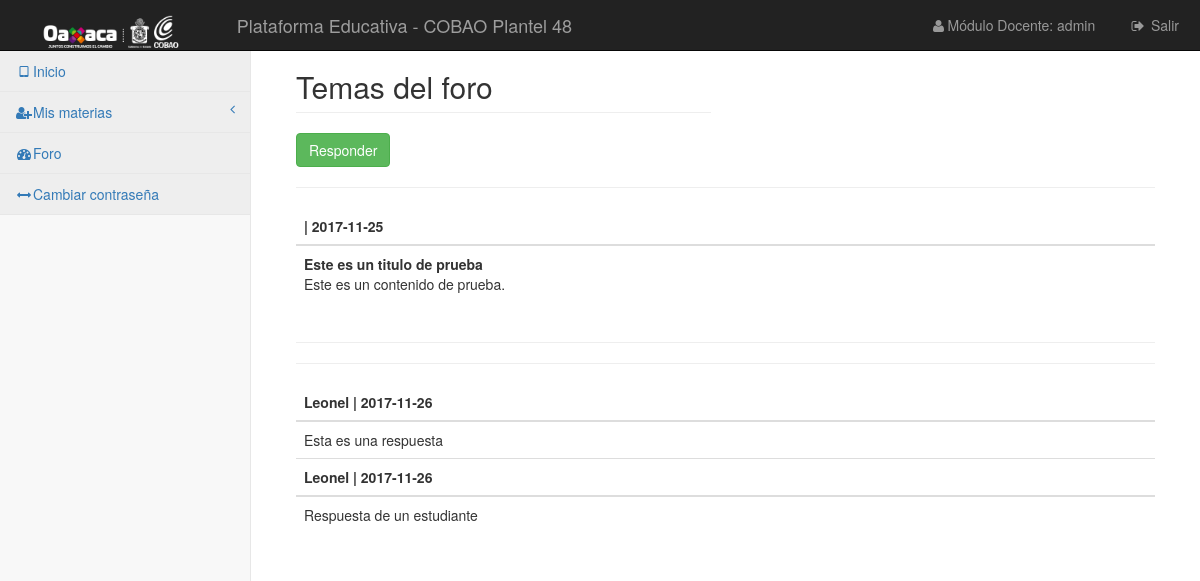
/vistas/foro/comentarios.php?id=1 (signed in), run on the app's committed database.
### tables this page shows
CREATE TABLE `foro_temas` (
  `id_tema` int(11) NOT NULL,
  `id_foro` int(11) NOT NULL,
  `titulo` varchar(250) NOT NULL,
  `contenido` text NOT NULL,
  `fecha` date NOT NULL,
  `id_usuario` int(5) NOT NULL,
  `activo` int(1) NOT NULL,
  `hits` int(11) NOT NULL
);

CREATE TABLE `comentario_foro` (
  `id_comentario` int(11) NOT NULL,
  `id_tema` int(11) NOT NULL,
  `id_usuario` int(11) NOT NULL,
  `comentario` text NOT NULL,
  `fecha` date NOT NULL,
  `activo` int(1) NOT NULL
);

CREATE TABLE `docentes` (
  `id` int(10) UNSIGNED NOT NULL,
  `nombre` varchar(255) DEFAULT NULL,
  `apaterno` varchar(255) DEFAULT NULL,
  `amaterno` varchar(255) DEFAULT NULL,
  `direccion` text,
  `telefono` varchar(255) DEFAULT NULL,
  `rfc` varchar(255) DEFAULT NULL,
  `area` varchar(255) DEFAULT NULL,
  `curp` varchar(18) NOT NULL,
  `email` varchar(30) NOT NULL
);

### librerias/Simple_sessions.php (called while the page is built, shortened)
<?php
class Simple_sessions{
private $my_sess;
public function  __construct($sess_name = 'simple_sessions'){
$this->my_sess = &$_SESSION;
}
public function check_sess($name){
return isset($this->my_sess[$name]);
}
}
?>

### vistas/foro/comentarios.php (the view, shortened to what this page needs)
<?php
require_once '../../librerias/Simple_sessions.php';
$obj_ses = new Simple_sessions();
if ($obj_ses->check_sess('userid')) {
    require_once '../../plantillas/header.php';
    include "../../control/conexion.php";
    $id = $_GET['id'];
    ?>
    <div id="page-wrapper">
        <div class="container-fluid">
            <div class="row">
                <div class="col-lg-6">
                    <h2 class="page-header">Temas del foro</h2>
                </div>
            </div>
            <div class="row">
                <div class="col-lg-6">
                    <a href="respuesta.php?id=<?php echo $id ?>" class="btn btn-success">Responder</a>
                </div>
            </div>
            <div class="row">
                <div class="col-lg-12">
                    <div class="table-responsive">
                        <table class="table">
                            <?php
                            $consulta = "SELECT * FROM `foro_temas` WHERE `id_foro` = '$id'";
                            $ejecutar = $conexion->query($consulta);
                            while ($datos = $ejecutar->fetch_assoc()) {
                                $idu = $datos['id_usuario'];
                                $consulta2 = "SELECT `nombre` FROM `docentes` WHERE `id` = '$idu'";
                                $ejecutar2 = $conexion->query($consulta2);
                                $datos2 = $ejecutar2->fetch_assoc();
                             echo "<thead>
                            <tr>
                                <th>".$datos2['nombre']." | ".$datos['fecha'] . "</th>
                            </tr>
                            </thead>";
                                echo "<tr>";
                                echo "<td><b>". $datos['titulo'] ."</b><br>". $datos['contenido']." </td>";
                                echo "</tr>";
                                echo "<hr>";
                            }
                            ?>
                        </table>
                    </div>
                    <div class="table-responsive">
                        <table class="table">
                            <?php
                            $consulta3 = "SELECT * FROM `comentario_foro` WHERE `id_tema` = '$id'";
                            $ejecutar3 = $conexion->query($consulta3);
                            while ($regs2 = $ejecutar3->fetch_assoc()) {
                                $iduser = $regs2['id_usuario'];
                                $consulta4 = "SELECT `idper` FROM `usuario` WHERE `id` = '$iduser'";
                                $ejecutar4 = $conexion->query($consulta4);
                                $datos4 = $ejecutar4->fetch_assoc();
                                $idp  = $datos4['idper'];
                                $consulta5 = "SELECT `nombre` FROM `docentes` WHERE `id` = '$idp'";
                                $ejecutar5 = $conexion->query($consulta5);
                                $datos5 = $ejecutar5->fetch_assoc();
                                echo "<thead>
                                        <tr>
                                            <th>".$datos5['nombre']." | ".$regs2['fecha'] . "</th>
                                        </tr>
                                     </thead>";
                                echo "<tr>";
                                echo "<td>".  $regs2['comentario']." </td>";
                                echo "</tr>";
                                echo "<hr>";
                            }
                            ?>
                        </table>
                    </div>
                </div>
            </div>
        </div>
    </div>
    <?php require_once '../../plantillas/footer.php';
}
else{
    header("Location: ../../index.php");
}
?>

### css/startmin.css (style rules this page uses)
body { background-color: #f8f8f8; }
#page-wrapper { padding: 30px 15px 0 15px; min-height: 568px; background-color: #fff; }
@media (min-width:768px) { #page-wrapper { position: inherit; margin-left: 250px; padding: 30px 30px 0 30px; border-left: 1px solid #e7e7e7; } }

### data on the page
foro_temas: fecha "2017-11-25", titulo "Este es un titulo de prueba", contenido "Este es un contenido de prueba."
comentario_foro: docentes.nombre "Leonel", fecha "2017-11-26", comentario "Esta es una respuesta"
comentario_foro: docentes.nombre "Leonel", fecha "2017-11-26", comentario "Respuesta de un estudiante"

### other printed values
$obj_ses->get_value('nombre') "admin"
